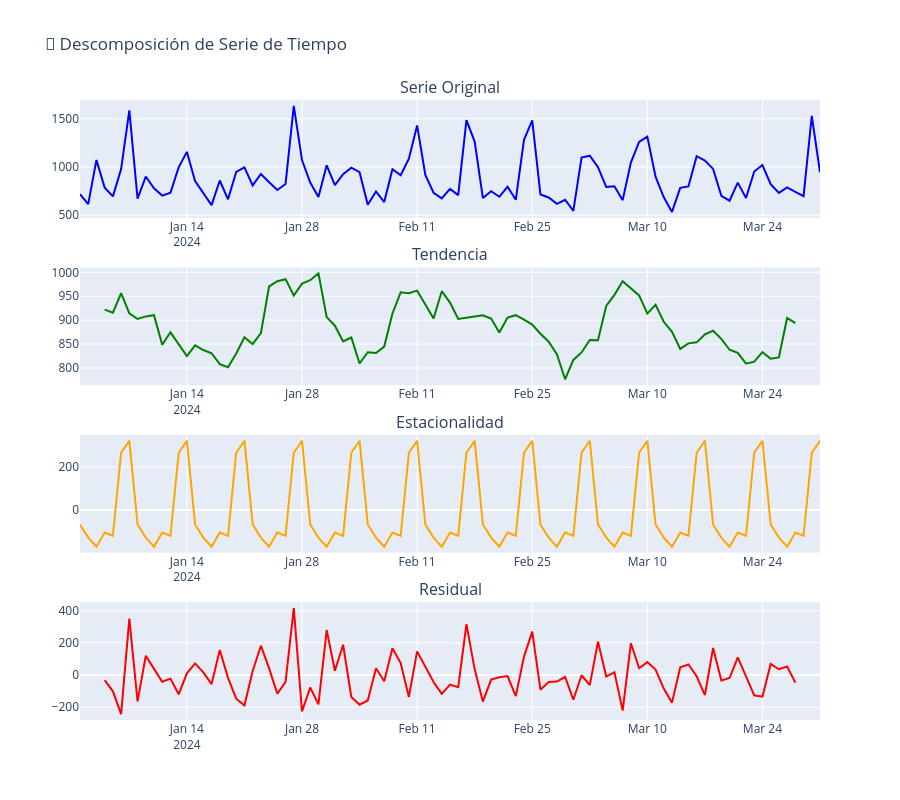

The notebook cell saved with this chart:
### Markdown cell above
## 🔬 Descomposición de Serie de Tiempo

Separar componentes: **Tendencia + Estacionalidad + Residual**

### Code cell
# Descomposición aditiva (period=7 para estacionalidad semanal)
decomposition = seasonal_decompose(daily_demand, model='additive', period=7)

# Plotly subplots
fig = make_subplots(
    rows=4, cols=1,
    subplot_titles=('Serie Original', 'Tendencia', 'Estacionalidad', 'Residual'),
    vertical_spacing=0.08
)

fig.add_trace(go.Scatter(x=daily_demand.index, y=daily_demand.values, 
                         name='Original', line=dict(color='blue')), row=1, col=1)
fig.add_trace(go.Scatter(x=daily_demand.index, y=decomposition.trend, 
                         name='Tendencia', line=dict(color='green')), row=2, col=1)
fig.add_trace(go.Scatter(x=daily_demand.index, y=decomposition.seasonal, 
                         name='Estacionalidad', line=dict(color='orange')), row=3, col=1)
fig.add_trace(go.Scatter(x=daily_demand.index, y=decomposition.resid, 
                         name='Residual', line=dict(color='red')), row=4, col=1)

fig.update_layout(height=800, showlegend=False, title_text="🔬 Descomposición de Serie de Tiempo")
fig.show()

print("✅ La serie tiene componentes de tendencia y estacionalidad semanal")
